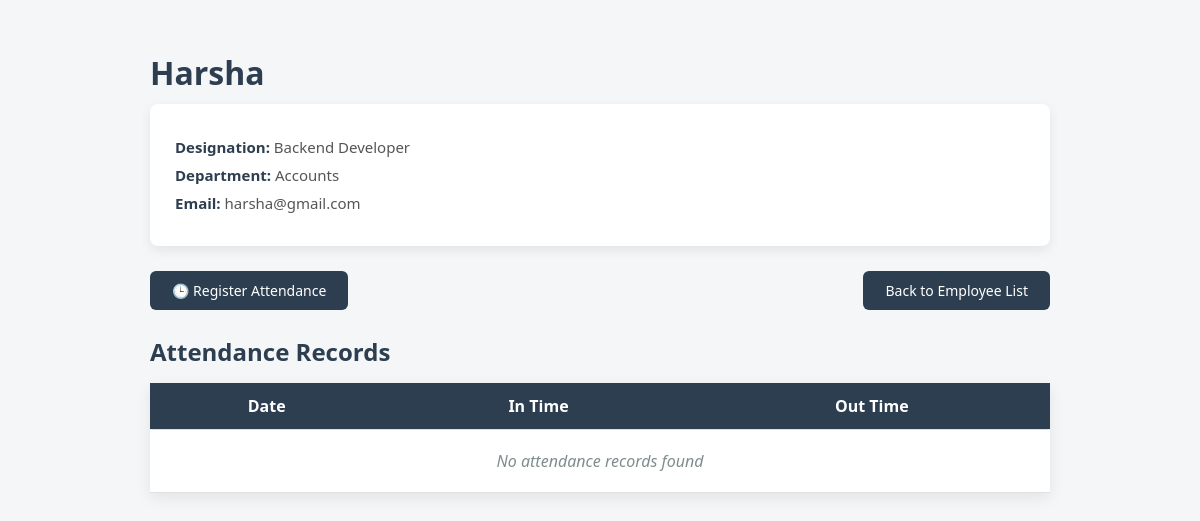
/employee/3/, run on the app's committed database.
### hrms/models.py (models this page shows, shortened)
class Employee(models.Model):
    name = models.CharField(max_length=100)
    designation = models.CharField(max_length=100)
    department = models.CharField(max_length=100)
    email = models.EmailField(unique=True)
    date_of_joining = models.DateField()

### hrms/views.py (the view)
# urls.py: path("employee/<int:emp_id>/", views.employee_detail, name="employee_detail"),
def employee_detail(request, emp_id):
    employee = get_object_or_404(Employee, id=emp_id)
    attendance_records = Attendance.objects.filter(employee=employee)
    return render(
        request,
        "frontend/employee_detail.html",
        {
            "employee": employee,
            "attendance_records": attendance_records,
        },
    )

### hrms/templates/frontend/employee_detail.html (shortened to what this page needs)
<!DOCTYPE html>
<html>
<head>
</head>
<body>
<div class="container">
    <h1>{{ employee.name }}</h1>
    <div class="employee-card">
        <p><strong>Designation:</strong> {{ employee.designation }}</p>
        <p><strong>Department:</strong> {{ employee.department }}</p>
        <p><strong>Email:</strong> {{ employee.email }}</p>
    </div>
    <div class="actions">
        <a href="/attendance/add/{{ employee.id }}/">🕒 Register Attendance</a>
        <a href="/home/"> Back to Employee List</a>
    </div>
    <h2>Attendance Records</h2>
    <table>
        <tr>
            <th>Date</th>
            <th>In Time</th>
            <th>Out Time</th>
        </tr>
        {% for record in attendance_records %}
        <tr>
            <td>{{ record.date }}</td>
            <td>{{ record.in_time }}</td>
            <td>{{ record.out_time }}</td>
        </tr>
        {% empty %}
        <tr>
            <td colspan="3" class="no-data">No attendance records found</td>
        </tr>
        {% endfor %}
    </table>
</div>
</body>
</html>

### hrms/templates/frontend/employee_detail.html (style rules this page uses)
* { box-sizing: border-box; }
body { font-family: "Segoe UI", Arial, sans-serif; background-color: #f4f6f8; margin: 0; padding: 30px; }
.container { max-width: 900px; margin: 0 auto; }
h1 { color: #2c3e50; margin-bottom: 10px; }
.employee-card { background-color: #ffffff; padding: 25px; border-radius: 8px; box-shadow: 0 4px 12px rgba(0, 0, 0, 0.08); margin-bottom: 25px; }
.employee-card p { font-size: 15px; margin: 8px 0; color: #555; }
.employee-card strong { color: #2c3e50; }
.actions { display: flex; justify-content: space-between; align-items: center; margin-bottom: 25px; }
.actions a { padding: 10px 22px; background-color: #2c3e50; color: #ffffff; text-decoration: none; border-radius: 6px; font-size: 14px; transition: all 0.3s ease; }
h2 { color: #2c3e50; margin-bottom: 15px; }
table { width: 100%; border-collapse: collapse; background-color: #ffffff; box-shadow: 0 5px 15px rgba(0, 0, 0, 0.08); }
th, td { padding: 12px 15px; text-align: center; border-bottom: 1px solid #e0e0e0; }
th { background-color: #2c3e50; color: #ffffff; font-weight: 600; }
tr { transition: background-color 0.3s ease; }
.no-data { text-align: center; color: #7f8c8d; padding: 20px; font-style: italic; }

### data on the page
Employee: name "Harsha", designation "Backend Developer", department "Accounts", email "harsha@gmail.com"
